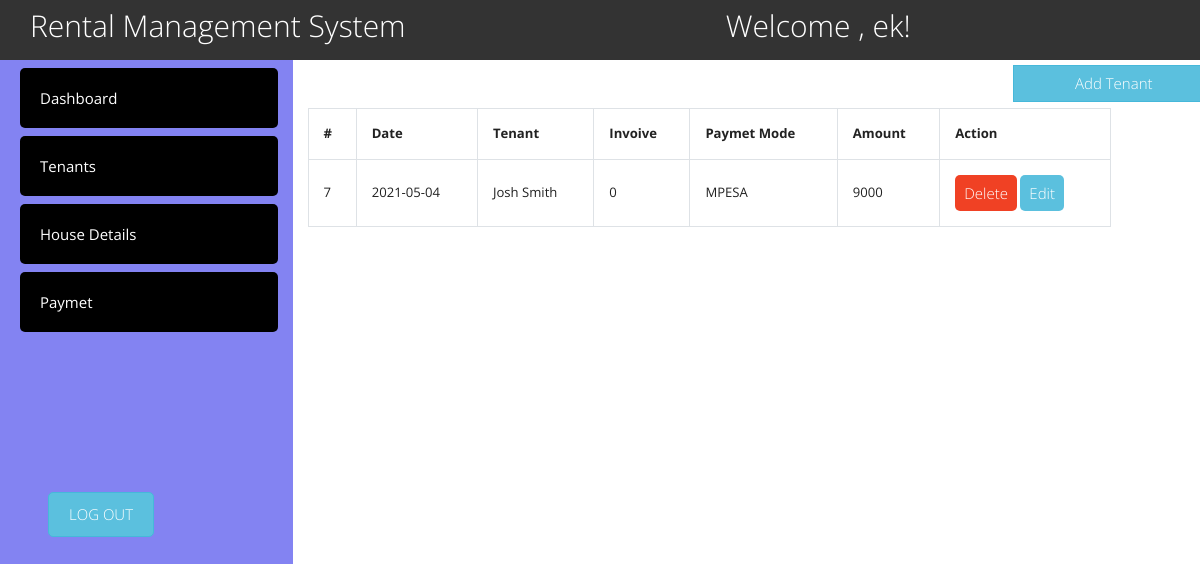
Page /paymet.php (signed in) on the committed database.
### tables this page shows
CREATE TABLE `users` (
  `user_id` int(11) DEFAULT NULL,
  `user_name` varchar(300) NOT NULL,
  `password` varchar(300) NOT NULL
);

CREATE TABLE `paymet` (
  `paymet_id` int(11) NOT NULL,
  `date` date NOT NULL,
  `tenant_name` varchar(200) NOT NULL,
  `invoice_no` varchar(200) NOT NULL,
  `payment_mode` varchar(200) NOT NULL,
  `amount` varchar(255) NOT NULL
);

### functions.php (called while the page is built, shortened)
<?php
function check_login($con)
{
	if(isset($_SESSION['user_id']))
	{
		$id = $_SESSION['user_id'];
		$query = "select * from users where user_id = '$id' limit 1";
		$result = mysqli_query($con,$query);
		if($result && mysqli_num_rows($result) > 0)
		{
			$user_data = mysqli_fetch_assoc($result);
			return $user_data;
		}
	}
	die;
}

### paymet.php (the view, shortened to what this page needs)
<?php
include './header.php'
?>
        <div class="col-sm-9 ">
            <div class="ml-auto mt-3">
                <button class="btn btn-info badd1"  data-toggle="modal" data-target="#mypay">Add Tenant</button>
            </div>
            <table class="table-bordered mt-5">
                <tr>
                    <th>#</th>
                    <th>Date</th>
                    <th>Tenant</th>
                    <th>Invoive</th>
                    <th>Paymet Mode</th>
                    <th>Amount</th>
                    <th>Action</th>
                </tr>
                  <?php
                    $qry = "SELECT * FROM paymet";
                    $products =$con->query($qry);
                    while ($row= $products->fetch_assoc())
                    {
                 ?>
                    <tr>
                        <td><?php echo $row['paymet_id']; ?></td>
                        <td><?php echo $row['date']; ?></td>
                        <td><?php echo $row['tenant_name']; ?></td>
                        <td><?php echo $row['invoice_no']; ?></td>
                        <td><?php echo $row['payment_mode']; ?></td>
                        <td><?php echo $row['amount']; ?></td>
                        <td><a href="./delpay.php?id=<?php echo $row['paymet_id']; ?>"><button class="bg-danger text-white btn " >Delete</button> </a>
                        <a href="./uppay.php?id=<?php echo $row['paymet_id']; ?>"><button class="bg-info text-white btn" >Edit</button></a>
                    </td>
                    </tr>
                    <?php } ?>
            </table>
        </div>
    </div>
    <?php
include 'footer.php'
?>

### header.php (shortened to what this page needs)
<?php
	include("connection.php");
	include("functions.php");
	$user_data = check_login($con);
?>
<!DOCTYPE html>
<html lang="en">
<head>
    <link rel="stylesheet" href="./css/all.min.css">
    <link rel="stylesheet" href="./css/bootstrap.css">
    <link rel="stylesheet" href="./css/style.css">
    <link rel="stylesheet" href="./css/bootstrap.min.css">
</head>
<body>
    <header>
        <div class="navbar bg-dark">
        <div class="container">
            <nav>
                    <div class="row">
                        <h2>Rental Management System </h2>
                        <div class="block">
                        <h2 class="Welcome">Welcome , <?php
                        echo $user_data['user_name']; ?>!</h2>
                        </div>
                    </div>
            </nav>
        </div>
    </div>
    </header>
    <div class="row">
        <div class="col-sm-3 dashboard">
        <a href="./index.php"><li class="mt-2"><i class="fas fab-home"></i>Dashboard</li></a>
            <a href="./tenants.php"><li class="mt-2"><i class="fa fab-home"></i>Tenants</li></a>
            <a href="./house.php"><li class="mt-2"><i class="fas fab-home"></i>House Details</li></a>
            <a href="./paymet.php"><li class="mt-2"><i class="fas fab-home"></i>Paymet</li></a>
            <a href="./logout.php" class="mt-5 pt-5 ml-5 ">
            <button class="btn btn-info logout text-white">log out</button>
        </a>
        </div>

### css/style.css (style rules this page uses)
a { text-decoration: none; }
header { color: #fff; }
header .Welcome { margin-left: 20rem; }
.dashboard button { margin-top: 10rem; padding:10px 20px; text-transform: uppercase; border-radius: 5px; }
.dashboard { background-color: rgba(9, 9, 230, 0.5); height: 100vh; color: #fff; width:70%; }
.dashboard li { list-style: none; background-color: #000; line-height: 60px; margin-left: 20px; padding:0px 20px; border-radius: 5px; }
.dashboard a { color: #fff; text-decoration: none; }
table tr th,table tr td { height: 30px; padding: 15px; }
.badd1 { position: absolute; top: 0px; left: 45rem; right: 0px; margin-top: 5px; }
table { width: 90%; }
table .btn,form .btn { border-radius: 5px; }

### rows in the picture
users: user_name "ek"
paymet: paymet_id "7", date "2021-05-04", tenant_name "Josh Smith", invoice_no "0", payment_mode "MPESA", amount "9000"
